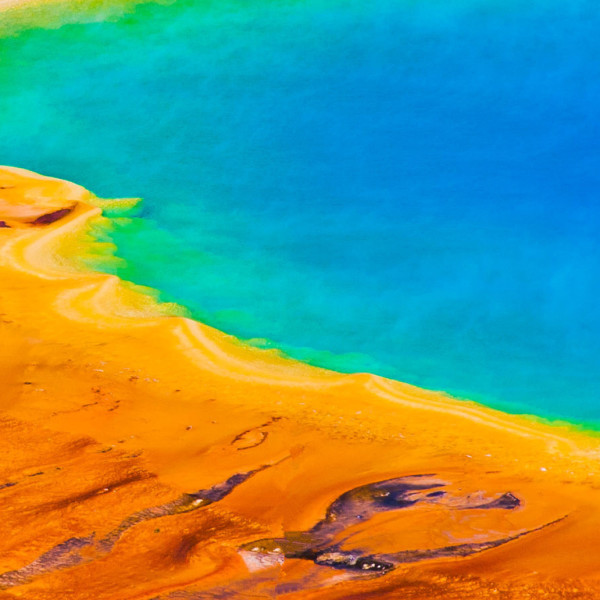
#> input picture Lab_7/static/SampleImage.jpg, 600 x 600 px
$ python combined.py
#> lines starting #> are read from the running program, lines starting #| are printed output that depends on the picture
import cv2
import numpy as np

# Read the input image
img = cv2.imread("static/SampleImage.jpg", 0)
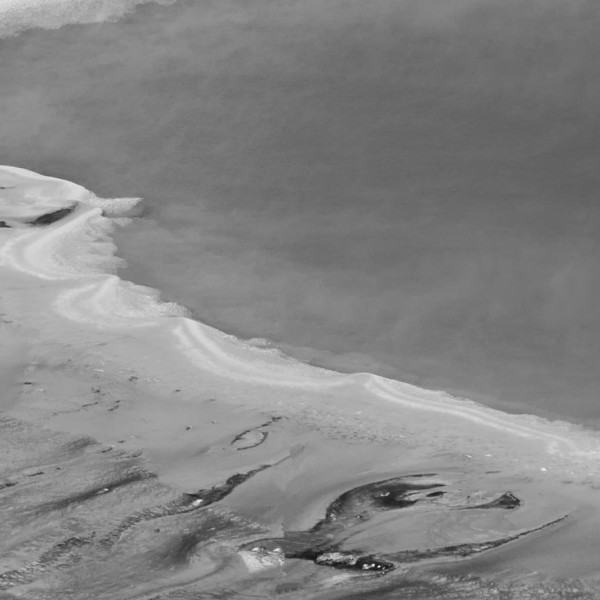
#> img: shape (600, 600); min 20, max 236, mean 132.6
rows, cols = img.shape
#> rows = 600; cols = 600

# Part A
angle = 45
M = cv2.getRotationMatrix2D((cols / 2, rows / 2), angle, 1)
rotated_img = cv2.warpAffine(img, M, (cols, rows))
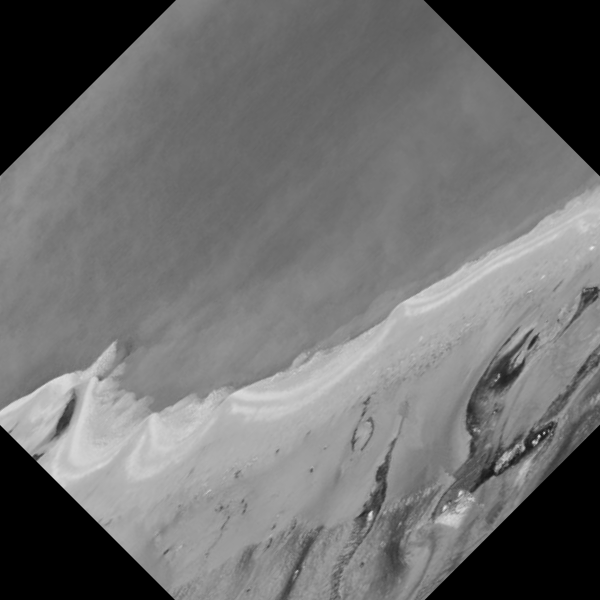
#> rotated_img: shape (600, 600); min 0, max 235, mean 110.4

# Part B
img_shrinked = cv2.resize(img, (250, 200), interpolation=cv2.INTER_AREA)
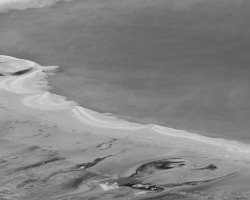
#> img_shrinked: shape (200, 250); min 27, max 221, mean 132.6
img_enlarged = cv2.resize(img, None, fx=1.5, fy=1.5, interpolation=cv2.INTER_CUBIC)

# Part C
M = np.float32([[1, 0, 100], [0, 1, 50]])
dst = cv2.warpAffine(img, M, (cols, rows))
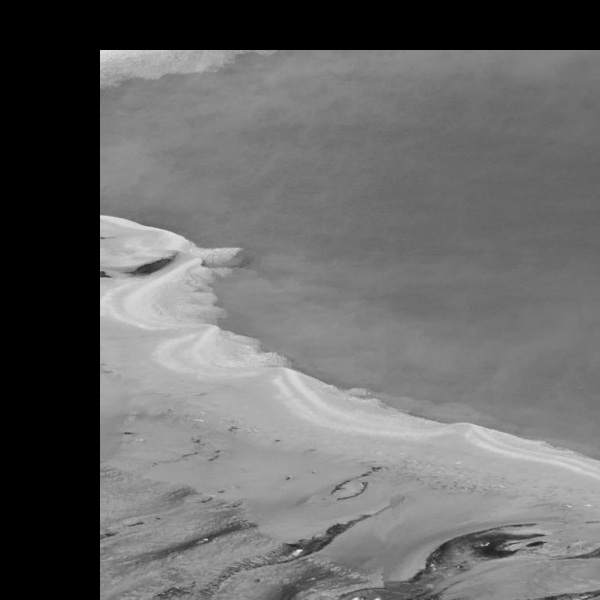
#> dst: shape (600, 600); min 0, max 230, mean 103.8

# Part D
M = np.float32([[1, 0.5, 0], [0, 1, 0], [0, 0, 1]])
sheared_img = cv2.warpPerspective(img, M, (int(cols * 1.5), int(rows * 1.5)))
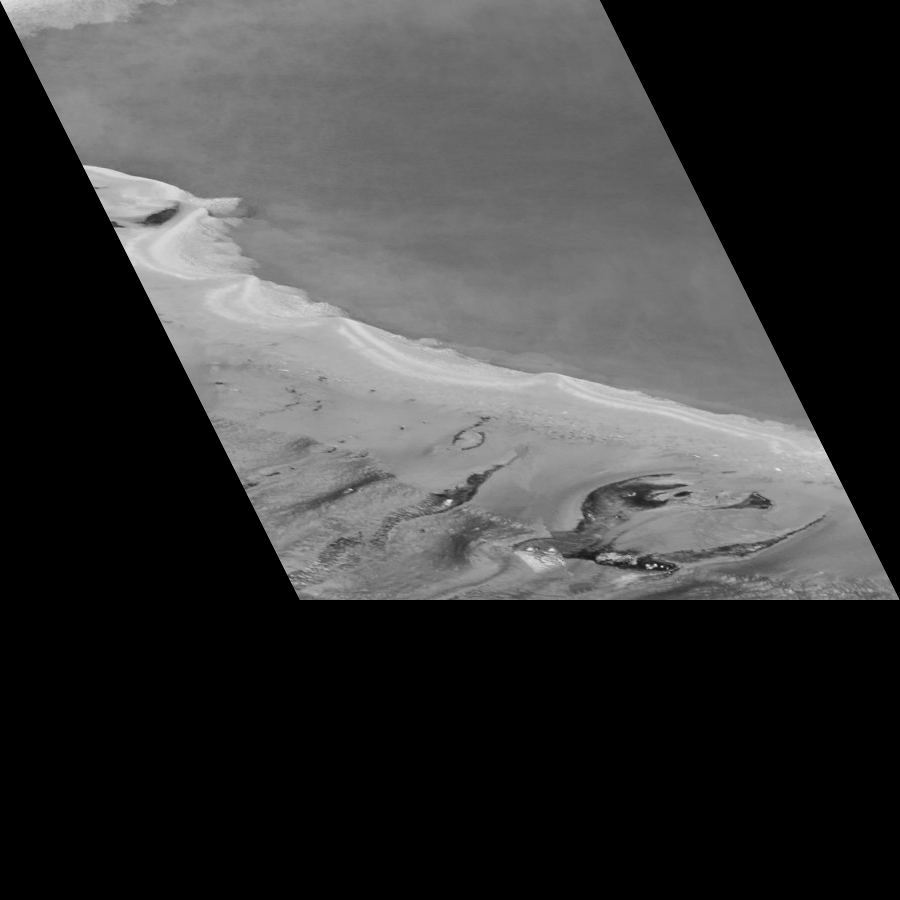
#> sheared_img: shape (900, 900); min 0, max 236, mean 59

# Display and Save
cv2.imshow("Original Image", img)
cv2.imshow("Rotated Image", rotated_img)
cv2.imwrite("rotated.jpg", rotated_img)

cv2.imshow("Scaled Image - Shrink", img_shrinked)
cv2.imshow("Scaled Image - Enlarge", img_enlarged)
cv2.imwrite("enlarged.jpg", img_enlarged)
cv2.imwrite("shrinked.jpg", img_shrinked)

cv2.imshow("Translated Image", dst)
cv2.imwrite("translated.jpg", dst)

cv2.imshow("Sheared Image", sheared_img)
cv2.imwrite("sheard.jpg", sheared_img)

# Wait on user
cv2.waitKey(0)
cv2.destroyAllWindows()
